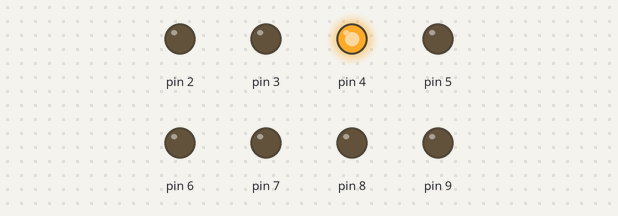
Recording of a sketch running on a simulated Arduino Uno, built with avr-gcc and run on an emulated ATmega328P. On the bench: output pins drawn as LEDs (lit = HIGH).

Above: at 0.05 s.
At 0.35 s:
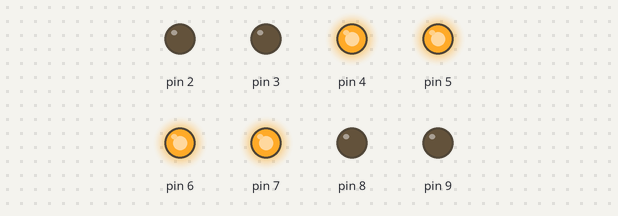
At 0.75 s:
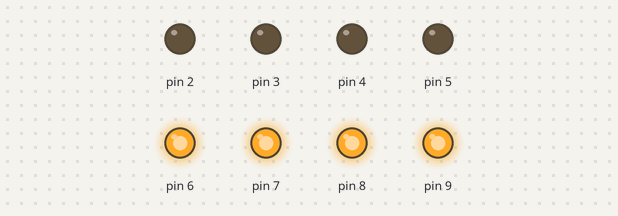
At 1.45 s:
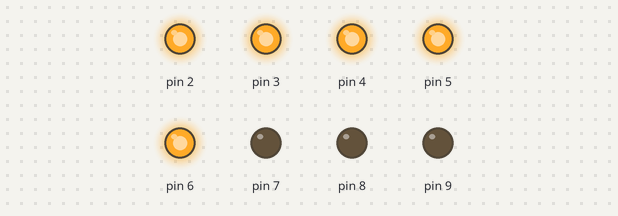
At 2.15 s:
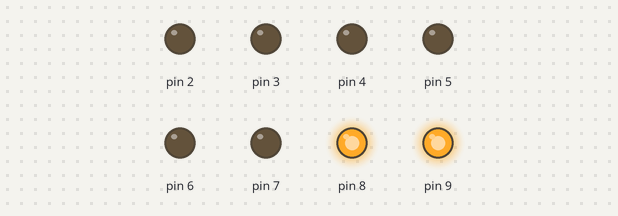
At 2.85 s:
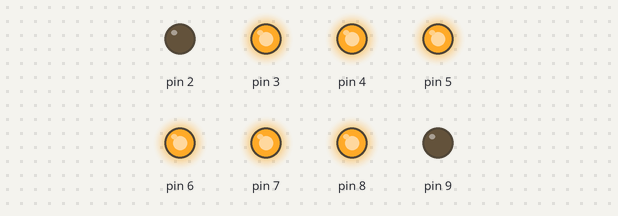
Timing chart, 0 to 3.1 s (numbered marks = the images above):
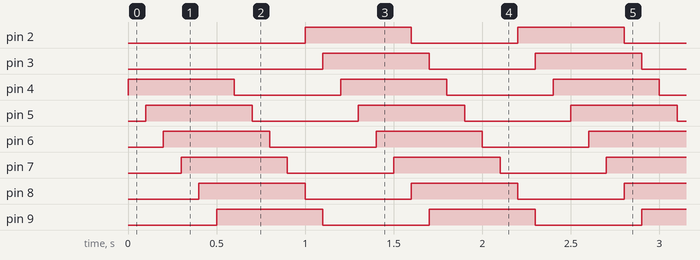

The sketch:

chase_8_leds.ino
```cpp
void setup() {
    for (int x = 2; x <= 9; x++) {
        pinMode(x, OUTPUT);
    }
}

void loop() {
    for (int x = 4; x <= 7; x++) {
        digitalWrite(x, HIGH);
        delay(100);
    }
    digitalWrite(8, HIGH);
    digitalWrite(2, LOW);
    delay(100);
    digitalWrite(9, HIGH);
    digitalWrite(3, LOW);
    delay(100);
    for (int y = 4; y <= 7; y++) {
        digitalWrite(y, LOW);
        delay(100);
    }
    digitalWrite(8, LOW);
    digitalWrite(2, HIGH);
    delay(100);
    digitalWrite(9, LOW);
    digitalWrite(3, HIGH);
    delay(100);
}
```

Measured:
- by itself, pin 2–9: alternates HIGH for 0.60 s and LOW for 0.60 s
